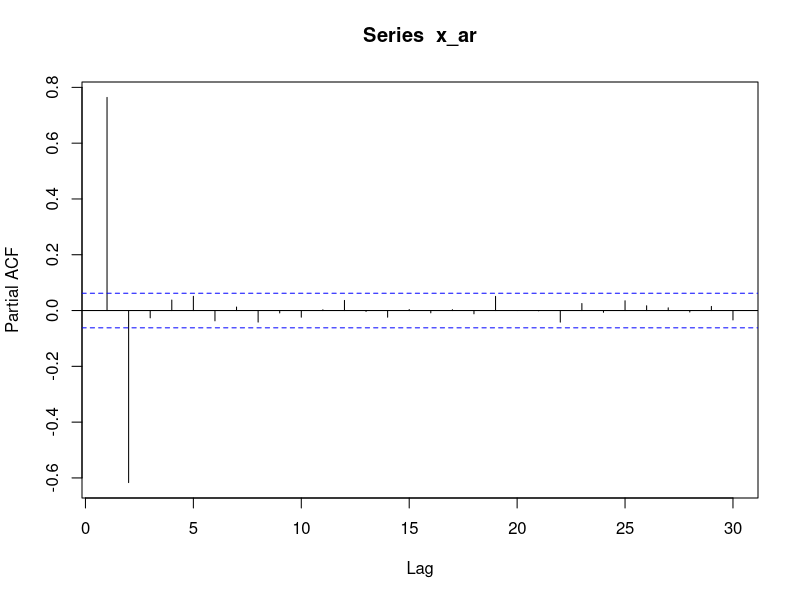
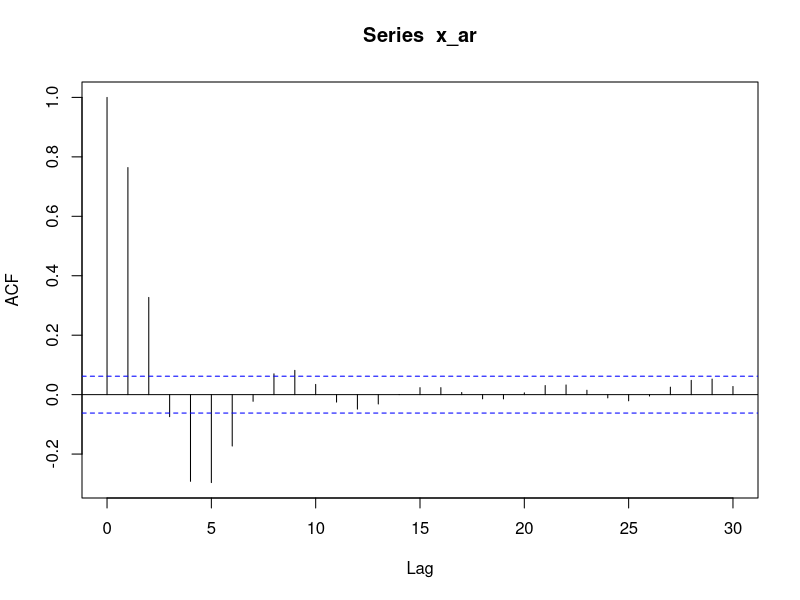
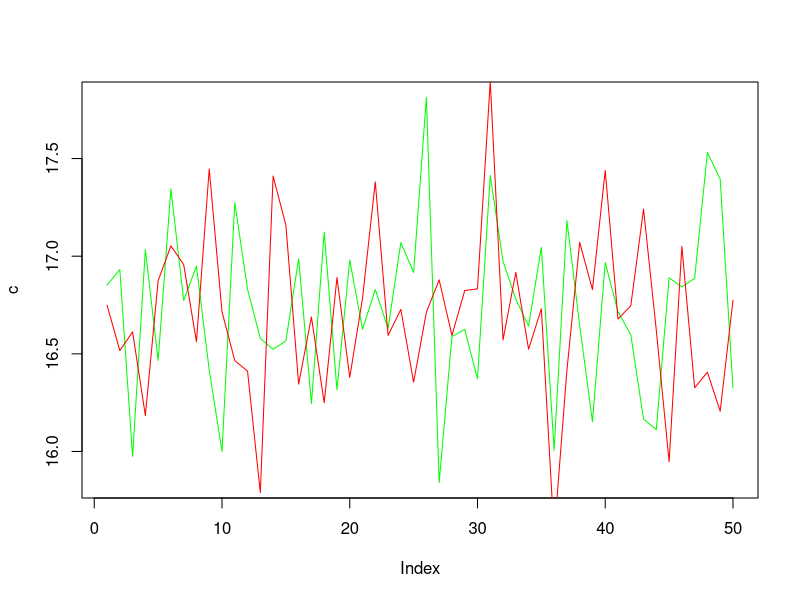
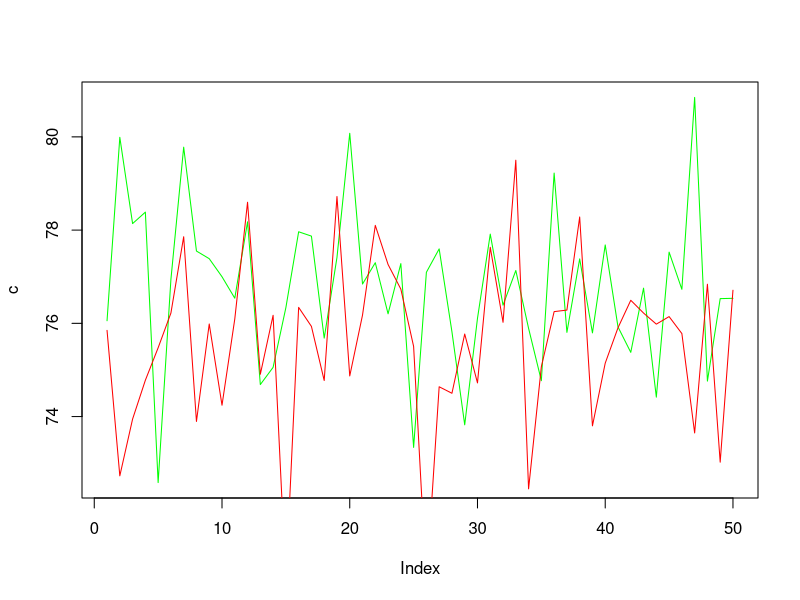
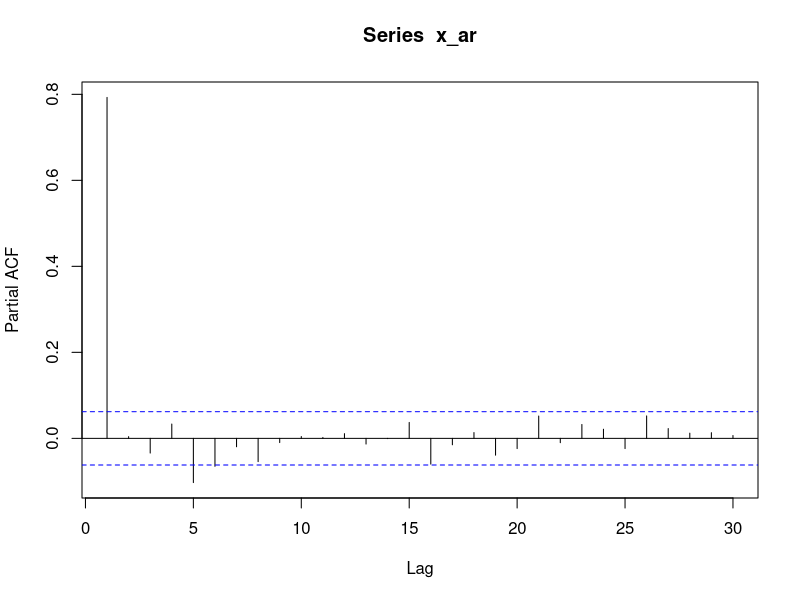
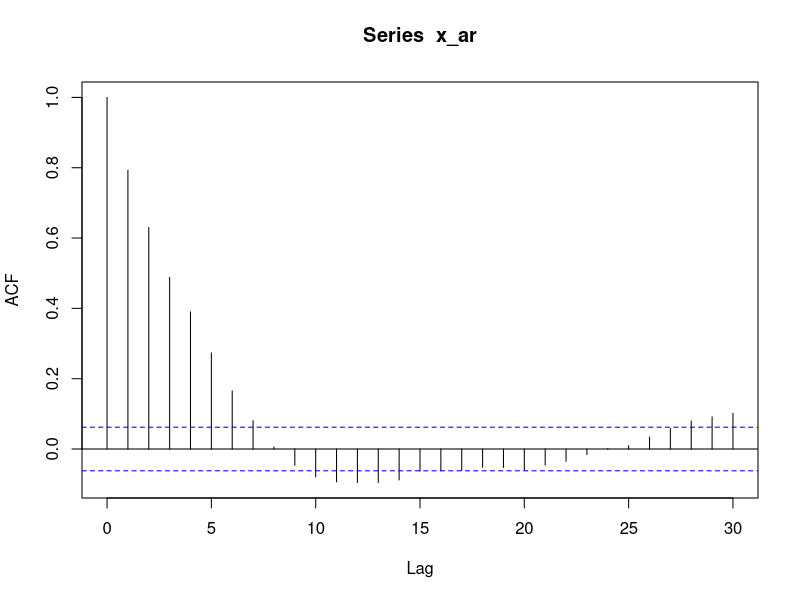
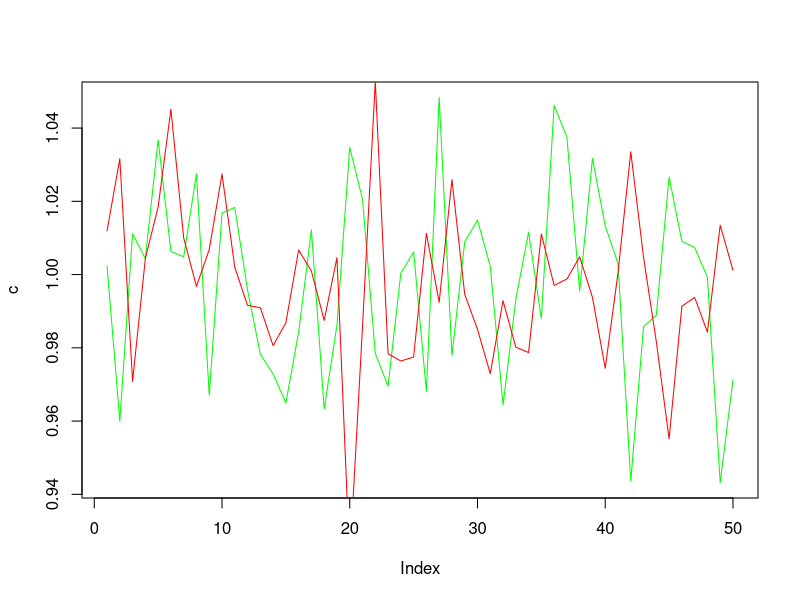
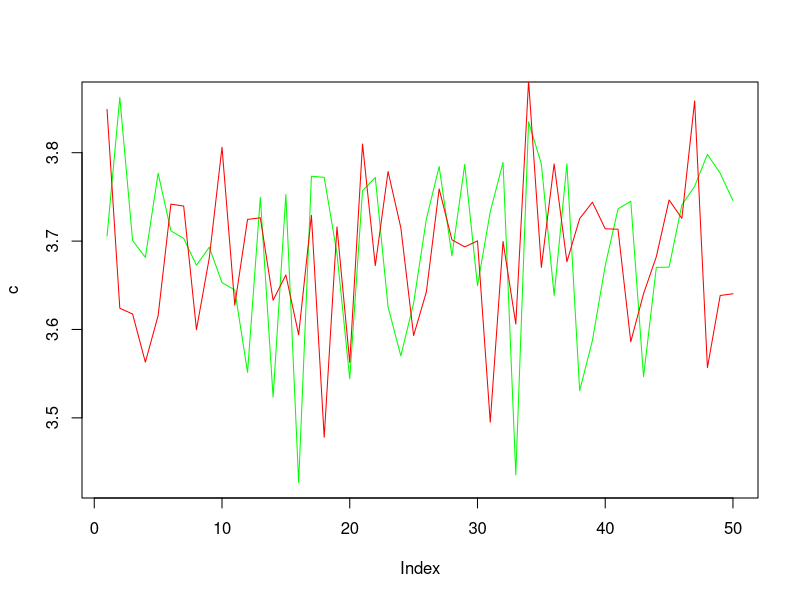

These charts were generated, in order, by the following R code:
#Question 1
x_ar<- arima.sim(list(order = c(2,0,0),ar = c(1.3,-0.65)),sd = sqrt(280),n=1000)
pacf(x_ar)
acf(x_ar)
mean(x_ar)

# one step ar 2
c<-rep(0,50)
for (n in 1:50){
  x_ar<- arima.sim(list(order = c(2,0,0),ar = c(1.3,-0.65)),sd = sqrt(280),n=1000)
  ar2<-arima(x_ar, order = c(2,0,0))
  c[n]<-predict(ar2)$se[1]
}
plot(c,type="l",col="green")
mean(c)
sum(c)

#one step ar 10
d<-rep(0,50)
for (n in 1:50){
  x_ar<- arima.sim(list(order = c(2,0,0),ar = c(1.3,-0.65)),sd = sqrt(280),n=1000)
  ar2<-arima(x_ar, order = c(10,0,0))
  d[n]<-predict(ar2)$se[1]
}
lines(d,col="red")
mean(d)
sum(d)

#three steps ar 2
c<-rep(0,50)
for (n in 1:50){
  x_ar<- arima.sim(list(order = c(2,0,0),ar = c(1.3,-0.65)),sd = sqrt(280),n=1000)
  ar2<-arima(x_ar, order = c(2,0,0))
  c[n]<-predict(ar2,n.ahead=3)$se[1] + predict(ar2,n.ahead=3)$se[2] + predict(ar2,n.ahead=3)$se[3]
}
plot(c,type="l",col="green")
sum(c)
mean(c)

#three steps ar 10
d<-rep(0,50)
for (n in 1:50){
  x_ar<- arima.sim(list(order = c(2,0,0),ar = c(1.3,-0.65)),sd = sqrt(280),n=1000)
  ar2<-arima(x_ar, order = c(10,0,0))
  d[n]<-predict(ar2,n.ahead=3)$se[1] + predict(ar2,n.ahead=3)$se[2] + predict(ar2,n.ahead=3)$se[3]
}
lines(d,col="red")  #ar 10 seems better
sum(d)
mean(d)

ar2<-arima(x_ar, order = c(2,0,0)) #fitting AR(2)
ar10<-arima(x_ar, order = c(10,0,0))

pred<-predict(ar2)
pred2<-predict(ar2,n.ahead=3)

predict(ar10) # all coefficients after 2 are near zero
predict(ar10,n.ahead=3)

#Question 2
x_ar<- arima.sim(list(order = c(1,0,0),ar = 0.8),n=1000)
pacf(x_ar)
acf(x_ar)
mean(x_ar)

# one step ar 1
c<-rep(0,50)
for (n in 1:50){
  x_ar<- arima.sim(list(order = c(1,0,0),ar = 0.8),n=1000)
  ar2<-arima(x_ar, order = c(1,0,0))
  c[n]<-predict(ar2)$se[1]
}
plot(c,type="l",col="green")
mean(c)
sum(c)

#one step ma 10
d<-rep(0,50)
for (n in 1:50){
  x_ar<- arima.sim(list(order = c(1,0,0),ar =0.8),n=1000)
  ar2<-arima(x_ar, order = c(0,0,10))
  d[n]<-predict(ar2)$se[1]
}
lines(d,col="red")
mean(d)
sum(d)

#three steps ar 1
c<-rep(0,50)
for (n in 1:50){
  x_ar<- arima.sim(list(order = c(1,0,0),ar = 0.8),n=1000)
  ar2<-arima(x_ar, order = c(1,0,0))
  c[n]<-predict(ar2,n.ahead=3)$se[1] + predict(ar2,n.ahead=3)$se[2] + predict(ar2,n.ahead=3)$se[3]
}
plot(c,type="l",col="green")
sum(c)
mean(c)

#three steps ma 10
d<-rep(0,50)
for (n in 1:50){
  x_ar<- arima.sim(list(order = c(1,0,0),ar = 0.8),n=1000)
  ar2<-arima(x_ar, order = c(0,0,10))
  d[n]<-predict(ar2,n.ahead=3)$se[1] + predict(ar2,n.ahead=3)$se[2] + predict(ar2,n.ahead=3)$se[3]
}
lines(d,col="red")  #ma 10 seems better
sum(d)
mean(d)
ar2<-arima(x_ar, order = c(0,0,10)) #seven significant coefficients
ar<-arima(x_ar, order = c(1,0,0))
#why an MA(10) ?
#errors values are really near with both models but a little bit smaller with MA(10)
#with more coefficients, an error on one coefficient has less impact than with only one coefficient


#Question 3
c<-sqrt((1+sqrt(5))/2)
c2<-c**2
c2**2-c2-1
sigma2<-log(c**2)
x_ar<- arima.sim(list(order = c(1,0,0),ar = 0.8),n=1000,rand.gen = rlnorm, sdlog=sqrt((exp(sigma2)-1)*exp(sigma2)),meanlog=exp(sigma2/2))
pacf(x_ar)
acf(x_ar)
mean(x_ar) 
plot(x_ar)
ar2<-arima(x_ar, order = c(1,0,0))

a<-rep(0,50)
m<-rep(0,50)
mm<-rep(0,50)
for (n in 1:50){
  x_ar<- arima.sim(list(order = c(1,0,0),ar = 0.8),n=1000,rand.gen = rlnorm, sdlog=sqrt((exp(sigma2)-1)*exp(sigma2)),meanlog=exp(sigma2/2))
  
  ar2<-arima(x_ar, order = c(1,0,0))
  a[n]<-ar2$coef[1]
  m[n]<-ar2$sigma2
  mm[n]<-ar2$coef[2]
}
plot(a)
plot(m)
plot(mm)

#one step prediction
dd<-rep(0,50)
for (n in 1:50){
  x_ar<- arima.sim(list(order = c(1,0,0),ar = 0.8),n=1000,rand.gen = rlnorm, sdlog=sqrt((exp(sigma2)-1)*exp(sigma2)),meanlog=exp(sigma2/2))
  
  ar2<-arima(x_ar, order = c(1,0,0))
  dd[n]<-predict(ar2)$se[1]
}
plot(dd)
mean(dd)
sum(dd) 


#Comparison
#worse than question b)